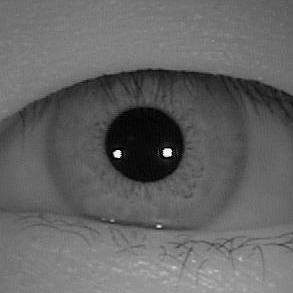
%> input picture 1.jpg, 293 x 293 px
$ octave RUN.m   (GNU Octave 9; MATLAB toolbox functions it lacks are replaced by stand-ins)
%> lines starting %> are read from the running program, lines starting %| are printed output that depends on the picture
### EM_GM_fast.m
function [W,M,V,L] = EM_GM_fast(X,k,ltol,maxiter,pflag,Init)
% [W,M,V,L] = EM_GM_fast(X,k,ltol,maxiter,pflag,Init)
%
% EM algorithm for k multidimensional Gaussian mixture estimation
% (EM_GM_fast is the modified version of EM_GM for speed enchancement.
%  The functionalities of EM_GM_fast and EM_GM are identical.)
%
% Note: EM_GM_fast requires more memory than EM_GM to execute.
%       If EM_GM_fast does not provide any speed gain or is slower than EM_GM,
%       more memory is needed or EM_GM should be used instead.
%
% Inputs:
%   X(n,d) - input data, n=number of observations, d=dimension of
%   variable输入数据 n是观察的数量 d是变量的维度
%   k - maximum number of Gaussian components allowed 高斯函数个数
%   ltol - percentage of the log likelihood difference between 2 iterations
%   ([] for none)两次迭代的最大似然差
%   maxiter - maximum number of iteration allowed ([] for none)最大迭代次数
%   pflag - 1 for plotting GM for 1D or 2D cases only, 0 otherwise ([] for
%   none)1是一维或者二维情况
%   Init - structure of initial W, M, V: Init.W, Init.M, Init.V ([] for none)
%
% Ouputs:
%   W(1,k) - estimated weights of GM权重
%   M(d,k) - estimated mean vectors of GM k列均值
%   V(d,d,k) - estimated covariance matrices of GM k个GM的协方差矩阵 每个是d*d的
%   L - log likelihood of estimates L是最大似然估计值
%
% Written by
%   Patrick P. C. Tsui,
%   PAMI research group
%   Department of Electrical and Computer Engineering
%   University of Waterloo,
%   March, 2006
%
%   Michael Boedigheimer
%   Amgen
%   Dept of Computational Biology
%   Thousand Oaks CA, 91320
%   Dec, 2005
%

%%%% Validate inputs %%%%
if nargin <= 1,
    disp('EM_GM must have at least 2 inputs: X,k!/n')
    return
elseif nargin == 2,
    ltol = 0.1; maxiter = 1000; pflag = 0; Init = [];
    err_X = Verify_X(X);
    err_k = Verify_k(k);
    if err_X | err_k, return; end
elseif nargin == 3,
    maxiter = 1000; pflag = 0; Init = [];
    err_X = Verify_X(X);
    err_k = Verify_k(k);
    [ltol,err_ltol] = Verify_ltol(ltol);
    if err_X | err_k | err_ltol, return; end
elseif nargin == 4,
    pflag = 0;  Init = [];
    err_X = Verify_X(X);
    err_k = Verify_k(k);
    [ltol,err_ltol] = Verify_ltol(ltol);
    [maxiter,err_maxiter] = Verify_maxiter(maxiter);
    if err_X | err_k | err_ltol | err_maxiter, return; end
elseif nargin == 5,
     Init = [];
    err_X = Verify_X(X);
    err_k = Verify_k(k);
    [ltol,err_ltol] = Verify_ltol(ltol);
    [maxiter,err_maxiter] = Verify_maxiter(maxiter);
    [pflag,err_pflag] = Verify_pflag(pflag);
    if err_X | err_k | err_ltol | err_maxiter | err_pflag, return; end
elseif nargin == 6,
    err_X = Verify_X(X);
    err_k = Verify_k(k);
    [ltol,err_ltol] = Verify_ltol(ltol);
    [maxiter,err_maxiter] = Verify_maxiter(maxiter);
    [pflag,err_pflag] = Verify_pflag(pflag);
    [Init,err_Init]=Verify_Init(Init);
    if err_X | err_k | err_ltol | err_maxiter | err_pflag | err_Init, return; end
else
    disp('EM_GM must have 2 to 6 inputs!');
    return
end

%%%% Initialize W, M, V,L %%%%
t = cputime;
if isempty(Init),
    [W,M,V] = Init_EM(X,k); L = 0;
else
    W = Init.W;
    M = Init.M;
    V = Init.V;
end
Ln = Likelihood(X,k,W,M,V); % Initialize log likelihood
Lo = 2*Ln;

%%%% EM algorithm %%%%
niter = 0;
while (abs(100*(Ln-Lo)/Lo)>ltol) & (niter<=maxiter)
    E = Expectation(X,k,W,M,V);     % E-step
    [W,M,V] = Maximization(X,k,E);  % M-step
    Lo = Ln;
    Ln = Likelihood(X,k,W,M,V);
    niter = niter + 1;
end
L = Ln;

%%%% Plot 1D or 2D %%%%
if pflag==1,
    [n,d] = size(X);
    if d>2,
        disp('Can only plot 1 or 2 dimensional applications!/n');
    else
        Plot_GM(X,k,W,M,V);
    end
    elapsed_time = sprintf('CPU time used for EM_GM: %5.2fs',cputime-t);
    disp(elapsed_time);
    disp(sprintf('Number of iterations: %d',niter-1));
end
%%%%%%%%%%%%%%%%%%%%%%
%%%% End of EM_GM %%%%
%%%%%%%%%%%%%%%%%%%%%%

function E = Expectation(X,k,W,M,V)
% This function is the modification of 'Expectation' in EM_GM made by
% Mr. Michael Boedigheimer to enchance computational speed.
% Note: this modification requires more memory to execute.
%       If EM_GM_fast does not provide any speed gain or is slower than EM_GM,
%       more memory is needed or EM_GM should be used instead.
[n,d] = size(X);
E = zeros(n,k);
for j = 1:k,
    if V(:,:,j)==zeros(d,d),
        V(:,:,j)=ones(d,d)*eps; end
    E(:,j) = W(j).*mvnpdf( X, M(:,j)', V(:,:,j));%出错 每个点属于k个高斯分布的概率
end
total = repmat(sum(E,2),1,j);
E = E./total;%每行除以行和 一行一个样本
%%%%%%%%%%%%%%%%%%%%%%%%%%%%
%%%% End of Expectation %%%%
%%%%%%%%%%%%%%%%%%%%%%%%%%%%

function [W,M,V] = Maximization(X,k,E)
% This function is the modification of 'Maximization' in EM_GM made by
% Mr. Michael Boedigheimer to enchance computational speed.
% Note: this modification requires more memory to execute.
%       If EM_GM_fast does not provide any speed gain or is slower than EM_GM,
%       more memory is needed or EM_GM should be used instead.
[n,d] = size(X);
W = sum(E);
M = X'*E./repmat(W,d,1);
for i=1:k,
    dXM = X - repmat(M(:,i)',n,1);
    Wsp = spdiags(E(:,i),0,n,n);
    V(:,:,i) = dXM'*Wsp*dXM/W(i);
end
W = W/n;
%%%%%%%%%%%%%%%%%%%%%%%%%%%%%
%%%% End of Maximization %%%%
%%%%%%%%%%%%%%%%%%%%%%%%%%%%%

function L = Likelihood(X,k,W,M,V)
% Compute L based on K. V. Mardia, "Multivariate Analysis", Academic Press, 1979, PP. 96-97
% to enchance computational speed
[n,d] = size(X);
U = mean(X)';
S = cov(double(X));
L = 0;
for i=1:k,
    iV = inv(V(:,:,i));
    L = L + W(i)*(-0.5*n*log(det(2*pi*V(:,:,i))) ...
        -0.5*(n-1)*(trace(iV*S)+(U-M(:,i))'*iV*(U-M(:,i))));
end
%%%%%%%%%%%%%%%%%%%%%%%%%%%
%%%% End of Likelihood %%%%
%%%%%%%%%%%%%%%%%%%%%%%%%%%

function err_X = Verify_X(X)
err_X = 1;
[n,d] = size(X);
if n<d,
    disp('Input data must be n x d!/n');
    return
end
err_X = 0;
%%%%%%%%%%%%%%%%%%%%%%%%%
%%%% End of Verify_X %%%%
%%%%%%%%%%%%%%%%%%%%%%%%%

function err_k = Verify_k(k)
err_k = 1;
if ~isnumeric(k) | ~isreal(k) | k<1,
    disp('k must be a real integer >= 1!/n');
    return
end
err_k = 0;
%%%%%%%%%%%%%%%%%%%%%%%%%
%%%% End of Verify_k %%%%
%%%%%%%%%%%%%%%%%%%%%%%%%

function [ltol,err_ltol] = Verify_ltol(ltol)
err_ltol = 1;
if isempty(ltol),
    ltol = 0.1;
elseif ~isreal(ltol) | ltol<=0,
    disp('ltol must be a positive real number!');
    return
end
err_ltol = 0;
%%%%%%%%%%%%%%%%%%%%%%%%%%%%
%%%% End of Verify_ltol %%%%
%%%%%%%%%%%%%%%%%%%%%%%%%%%%

function [maxiter,err_maxiter] = Verify_maxiter(maxiter)
err_maxiter = 1;
if isempty(maxiter),
    maxiter = 1000;
elseif ~isreal(maxiter) | maxiter<=0,
    disp('ltol must be a positive real number!');
    return
end
err_maxiter = 0;
%%%%%%%%%%%%%%%%%%%%%%%%%%%%%%%
%%%% End of Verify_maxiter %%%%
%%%%%%%%%%%%%%%%%%%%%%%%%%%%%%%

function [pflag,err_pflag] = Verify_pflag(pflag)
err_pflag = 1;
if isempty(pflag),
    pflag = 0;
elseif pflag~=0 & pflag~=1,
    disp('Plot flag must be either 0 or 1!/n');
    return
end
err_pflag = 0;
%%%%%%%%%%%%%%%%%%%%%%%%%%%%%
%%%% End of Verify_pflag %%%%
%%%%%%%%%%%%%%%%%%%%%%%%%%%%%

function [Init,err_Init] = Verify_Init(Init)
err_Init = 1;
if isempty(Init),
    % Do nothing;
elseif isstruct(Init),
    [Wd,Wk] = size(Init.W);
    [Md,Mk] = size(Init.M);
    [Vd1,Vd2,Vk] = size(Init.V);
    if Wk~=Mk | Wk~=Vk | Mk~=Vk,
        disp('k in Init.W(1,k), Init.M(d,k) and Init.V(d,d,k) must equal!/n')
        return
    end
    if Md~=Vd1 | Md~=Vd2 | Vd1~=Vd2,
        disp('d in Init.W(1,k), Init.M(d,k) and Init.V(d,d,k) must equal!/n')
        return
    end
else
    disp('Init must be a structure: W(1,k), M(d,k), V(d,d,k) or []!');
    return
end
err_Init = 0;
%%%%%%%%%%%%%%%%%%%%%%%%%%%%
%%%% End of Verify_Init %%%%
%%%%%%%%%%%%%%%%%%%%%%%%%%%%

% [23 lines left out: function Init_EM, not called in this run]
%%%%%%%%%%%%%%%%%%%%%%%%
%%%% End of Init_EM %%%%
%%%%%%%%%%%%%%%%%%%%%%%%

function Plot_GM(X,k,W,M,V)
[n,d] = size(X);
if d>2,
    disp('Can only plot 1 or 2 dimensional applications!/n');
    return
end
S = zeros(d,k);
R1 = zeros(d,k);
R2 = zeros(d,k);
for i=1:k,  % Determine plot range as 4 x standard deviations
    S(:,i) = sqrt(diag(V(:,:,i)));
    R1(:,i) = M(:,i)-4*S(:,i);
    R2(:,i) = M(:,i)+4*S(:,i);
end
Rmin = min(min(R1));
Rmax = max(max(R2));
R = [Rmin:0.001*(Rmax-Rmin):Rmax];
clf, hold on
if d==1,
    Q = zeros(size(R));
    for i=1:k,
        P = W(i)*normpdf(R,M(:,i),sqrt(V(:,:,i)));
        Q = Q + P;
        plot(R,P,'r-'); grid on,
    end
    plot(R,Q,'k-');
    xlabel('X');
    ylabel('Probability density');
else % d==2
    plot(X(:,1),X(:,2),'r.');
    for i=1:k,
        Plot_Std_Ellipse(M(:,i),V(:,:,i));
    end
    xlabel('1^{st} dimension');
    ylabel('2^{nd} dimension');
    axis([Rmin Rmax Rmin Rmax])
end
title('Gaussian Mixture estimated by EM');
%%%%%%%%%%%%%%%%%%%%%%%%
%%%% End of Plot_GM %%%%
%%%%%%%%%%%%%%%%%%%%%%%%

% [37 lines left out: function Plot_Std_Ellipse, not called in this run]
%%%%%%%%%%%%%%%%%%%%%%%%%%%%%%%%%
%%%% End of Plot_Std_Ellipse %%%%
%%%%%%%%%%%%%%%%%%%%%%%%%%%%%%%%%

### RUN.m
% [31 lines of commented-out code are left out]

clear all;

I=imread('1.jpg');
%> I is the input picture: size 293x293 uint8; min 0, max 255, mean 100.5
imshow(I)
[h,w]=size(I);
%> h = 293; w = 293
imhist(I);
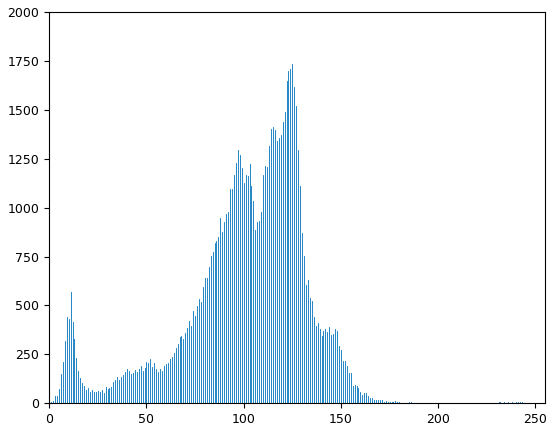
%> figure redrawn from the program's plot data; highest point at x = 125, y = 1734
i=I(:);
W1=[0.08,0.18,0.24,0.5];
M1=[20,80,110,140];
V1(1,1,1)=15;
V1(1,1,2)=10;
V1(1,1,3)=10;
V1(1,1,4)=20;
s.W=W1;
s.M=M1;
s.V=V1;
[W,M,V,L] = EM_GM_fast(double(i),4,[],100,1,s);
%> in EM_GM_fast, `err_X = Verify_X(X);`: err_X = 0
%> in Likelihood, `U = mean(X)';`: U = 100.5
%> in Likelihood, `S = cov(double(X));`: S = 1060.4
%> the loop in Likelihood, `for i=1:k,` made 4 passes
%> L on passes 1 to 4: -1742904.7, -2919777.7, -4147259.5, -7060855.8
%> in EM_GM_fast, `Ln = Likelihood(X,k,W,M,V);`: Ln = -7060855.8
%> in EM_GM_fast, `Lo = 2*Ln;`: Lo = -14121711.7
%> the loop in EM_GM_fast, `while (abs(100*(Ln-Lo)/Lo)>ltol) & (niter<=maxiter)` made 21 passes
%> (W, M, V, Lo, Ln) on passes 1 to 6: ([0.0936 0.255 0.391 0.26], [25.93 80.61 109.2 133.8], [260.6 117.7 67.45 150.6], -7060855.8, -961506.9), ([0.0975 0.257 0.377 0.269], [27.43 81.89 109.6 132.1], [303 138.8 95.43 187.9], -961506.9, -811514.8), ([0.0996 0.256 0.375 0.27], [28.21 82.58 110.1 130.9], [325.4 151.5 115.5 218], -811514.8, -746128.8), ([0.101 0.254 0.375 0.269], [28.66 83.02 110.5 130.1], [339.3 160.8 130.9 243.4], -746128.8, -708482.8), ([0.101 0.254 0.377 0.268], [28.93 83.32 110.9 129.3], [348.3 168.1 143 265.5], -708482.8, -683941.3), ([0.102 0.253 0.379 0.266], [29.09 83.55 111.4 128.6], [354.1 174.1 152.6 285.4], -683941.3, -666750.8)
%> in EM_GM_fast, `L = Ln;`: L = -609573.1
%> after the loop in Plot_GM, `for i=1:k,`: R1 = [-45.26 24.53 60.26 31.16]; R2 = [100.7 145.1 171.4 211.5]; S = [18.25 15.07 13.89 22.54]
%> in Plot_GM, `Rmin = min(min(R1));`: Rmin = -45.26
%> in Plot_GM, `Rmax = max(max(R2));`: Rmax = 211.5
%> in Plot_GM, `R = [Rmin:0.001*(Rmax-Rmin):Rmax];`: R = 1001 values from -45.26 to 211.5
%> after the loop in Plot_GM, `for i=1:k,`: Q = 1001 values, max 0.0167 at index 624, min 7.07e-07 at index 1, mean 0.00389
%| Number of iterations: 20
%> W = [0.0964 0.261 0.412 0.232]; M = [27.72 84.82 115.8 121.3]; V = [332.9 227.2 193 508.1]; L = -609573.1

for i=1:h
    for j=1:w
        y=[];
        for k=1:4
            y(k)=W(1,k)*normpdf(double(I(i,j)),M(1,k),sqrt(V(1,1,k)));%为什么都没有第二类？
            %         y(k)=normpdf(double(I(i,j)),M(1,k),V(1,1,k));
        end
        [~,x]=find(y==max(y));

        I(i,j)=x;
    end
end
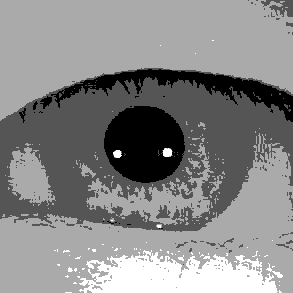
%> I: size 293x293 uint8; min 1, max 4, mean 2.59; drawn with min black and max white
%> after the loop, y = [1.25e-10 4.18e-05 0.00551 0.00358]
imshow(I,[]);
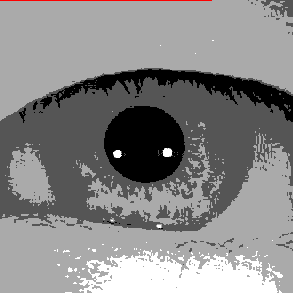
%> figure redrawn from the program's plot data; its title reads 'Gaussian Mixture estimated by EM'
